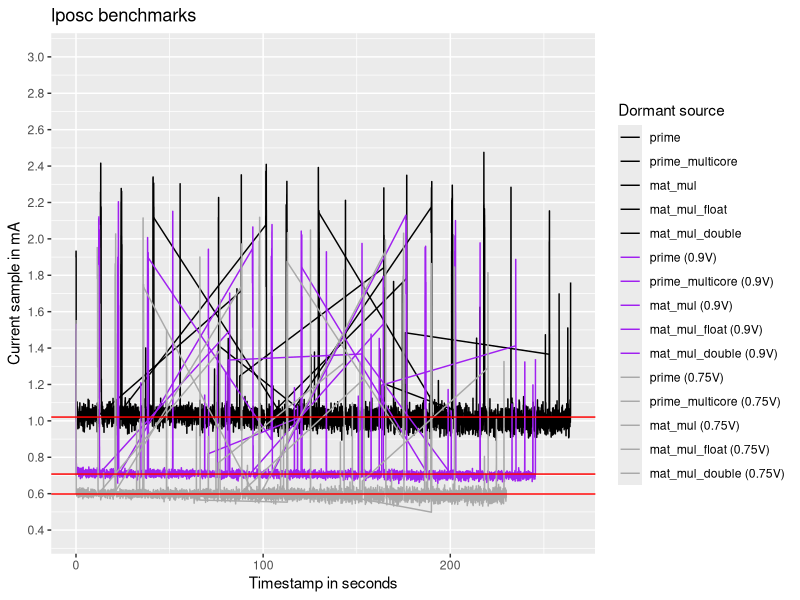

Write R code to recreate this figure.
library("ggplot2")
library("dplyr")
library(rlang)

df <- read.csv("lposc_benchmarks.csv")
params <- c("iteration_num","expe_num","validation_result","clock_freq","current_sample","current_timestamp","timing_sample")

p <- ggplot(df, aes(x = current_timestamp, y = current_sample, color=factor(expe_num), group=factor(expe_num))) +
	geom_line(na.rm = TRUE) +
	scale_y_continuous(limits=c(0.4, 3), n.breaks=15) +
	geom_hline(yintercept = median(df[df$expe_num == 0,]$current_sample, na.rm = TRUE), color = "red") +
	geom_hline(yintercept = median(df[df$expe_num == 5,]$current_sample, na.rm = TRUE), color = "red") +
	geom_hline(yintercept = median(df[df$expe_num == 10,]$current_sample, na.rm = TRUE), color = "red") +
	labs(title = "lposc benchmarks", x = "Timestamp in seconds", y = "Current sample in mA") +
	scale_color_manual(name = "Dormant source", 
										 labels = c(
												"prime", "prime_multicore", "mat_mul", "mat_mul_float", "mat_mul_double",
												"prime (0.9V)", "prime_multicore (0.9V)", "mat_mul (0.9V)", "mat_mul_float (0.9V)", "mat_mul_double (0.9V)",
												"prime (0.75V)", "prime_multicore (0.75V)", "mat_mul (0.75V)", "mat_mul_float (0.75V)", "mat_mul_double (0.75V)"
											), 
										 values = c(
												"black", "black", "black", "black", "black",
												"purple", "purple", "purple", "purple", "purple",
												"dark grey", "dark grey", "dark grey", "dark grey", "dark grey"
											))
ggsave("lposc_benchmarks.pdf", plot=p)
